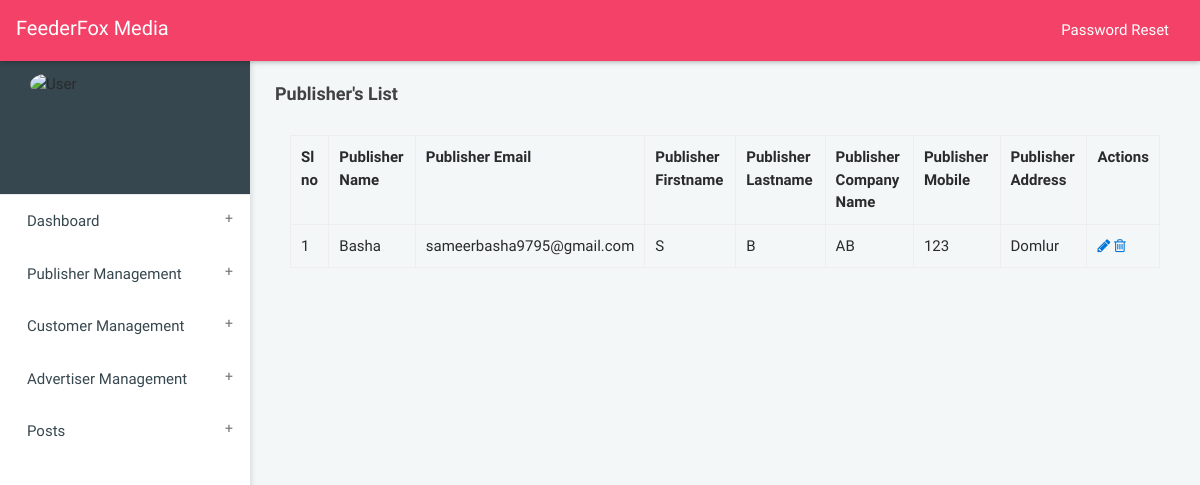
/accounts/publisher_list/, run on an earlier commit of the app's database.
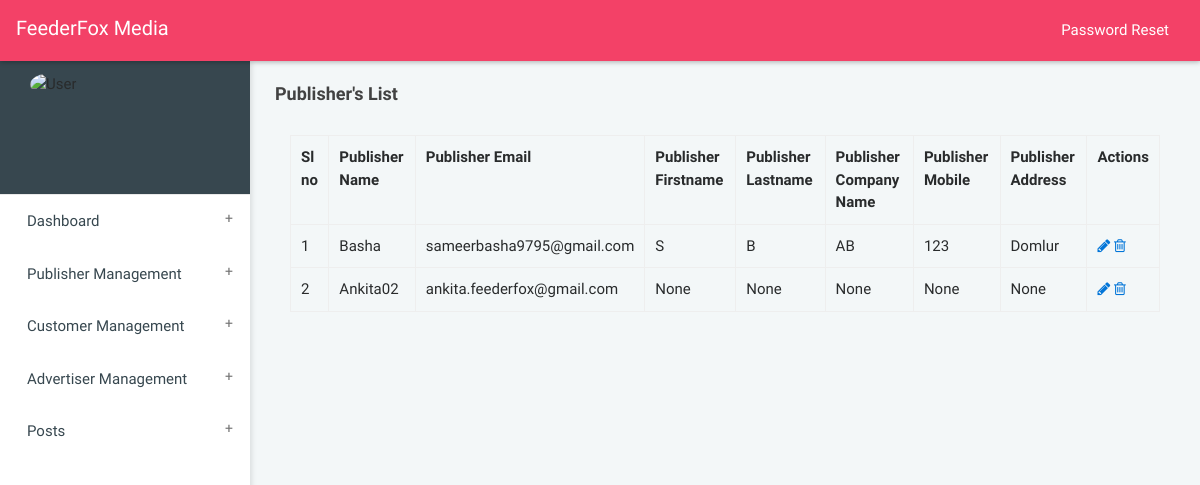
And on a later commit of the database.
### accounts/models.py (models this page shows, shortened)
class Profile(models.Model):
    user = models.OneToOneField(User, on_delete = models.CASCADE)
    username = models.CharField(max_length=100)
    email = models.EmailField()
    Account_type = models.CharField(max_length=100,choices=ACCCOUNT_TYPES_CHOICES)
    Company_Name = models.CharField(max_length=100,blank=True,null=True)
    Firstname = models.CharField(max_length=100,blank=True,null=True)
    Lastname = models.CharField(max_length=100,blank=True,null=True)
    Address = models.CharField(max_length=1000,blank=True,null=True)
    Mobile = models.CharField(max_length=100,blank=True,null=True)

### accounts/views.py (the view)
def publisher_list(request):
	publishers = Profile.objects.filter(Account_type=1)
	context = {'publishers':publishers}
	return render(request,'publisher_list.html',context)

### home/templates/publisher_list.html (shortened to what this page needs)
{% load static %}
{% load crispy_forms_tags %}
{% load widget_tweaks %}
<!DOCTYPE html>
<html>
<head>
<link rel="stylesheet" href=" {% static 'dist/css/bootstrap.min_admin.css' %}">
<link rel="stylesheet" href="{% static 'dist/css/jquery-jvectormap-2.0.3.css' %}"/>
<link rel="stylesheet" href="{% static 'dist/css/main.css' %}">
<link rel="stylesheet" href="{% static 'dist/css/all-themes.css' %}" />
      <link rel="stylesheet" href="https://cdnjs.cloudflare.com/ajax/libs/font-awesome/4.7.0/css/font-awesome.min.css">
<link rel="stylesheet" href="https://cdnjs.cloudflare.com/ajax/libs/material-design-iconic-font/2.2.0/css/material-design-iconic-font.min.css">
</head>
<body class="theme-red">
<nav class="navbar">
    <div class="col-12">
        <div class="navbar-header">
            <a class="navbar-brand" href="index.html">FeederFox Media</a>
        </div>
        <ul class="nav navbar-nav navbar-right">
            <li><a href=" {% url 'accounts:logout' %} " class="mega-menu" data-close="true"><i class="zmdi zmdi-power"></i></a></li>
            <li><a href=" {% url 'account_change_password' %} "  >Password Reset</a></li>
        </ul>
    </div>
</nav>
<aside id="leftsidebar" class="sidebar">
<div class="user-info">
        <div class="container">
            <div class="image"> <img src="/static/dist/images/logos/logo.png" style="align-self: center;" width="150" height="150" alt="User" /> </div>
        </div>
    </div>
    <div class="menu">
        <ul class="list">
            <li> <a href=" {% url 'dashboard' %} " class="menu-toggle"><span>Dashboard</span></a></li>
            <li> <a href="#" class="menu-toggle"><span> Publisher Management </span> </a>
                 </li>
            <li> <a href="#" class="menu-toggle"><span> Customer Management </span> </a>
                 </li>
            <li> <a href="#" class="menu-toggle"> <span> Advertiser Management </span> </a>
                 </li>
            <li> <a href="#" class="menu-toggle"> <span> Posts </span> </a>
                 </li>
    </div>
</aside>
<section class="content home">
    <div class="container-fluid">
        <div class="block-header">
            <div class="row">
                <div class="col-lg-12 col-md-6 col-sm-7">
                    <h2>Publisher's List</h2>
                </div>
            </div>
        </div>
                        <div class="container">
                    <table class="table table-bordered">
                        <tr>
                            <th>Sl no </th>
                            <th>Publisher Name </th>
                            <th>Publisher Email  </th>
                            <th>Publisher Firstname</th>
                            <th>Publisher Lastname</th>
                           <th>Publisher Company Name</th>
                           <th>Publisher Mobile</th>
                           <th>Publisher Address</th>
                           <th>Actions</th>
                        </tr>
                        {% for publisher in publishers %}
                        <tr>
                            <td>{{ forloop.counter }}</td>
                            <td>{{ publisher.username }} </td>
                            <td>{{ publisher.email }}</td>
                            <td>{{ publisher.Firstname }} </td>
                            <td>{{ publisher.Lastname }} </td>
                            <td>{{ publisher.Company_Name }}  </td>
                            <td>{{ publisher.Mobile }} </td>
                            <td>{{ publisher.Address }} </td>
                            <td><a href=" {% url 'accounts:edit_publishers' publisher.id %}" title="view/edit" data-rel="tooltip"> <span class="fa fa-pencil"></span></a>
                                <a href=" {% url 'accounts:delete_publisher' publisher.id %}" title="delete" data-rel="tooltip"><span class="fa fa-trash-o"></span></a>
                            </td>
                        </tr>
                        {% endfor %}
                    </table>
      </div>
    </div>
</section>
</body>
</html>

What changed in the data, as far as the page shows it:
added Profile: username "Ankita02", email "ankita.feederfox@gmail.com", Firstname "None", Lastname "None", Company_Name "None", Mobile "None", Address "None"
